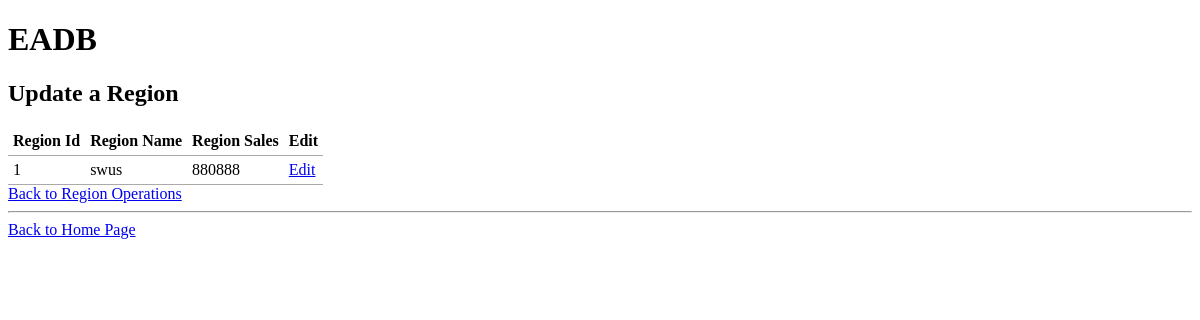
Screenshot of /updateRegion.php with the database file from the repository.
### tables this page shows
CREATE TABLE IF NOT EXISTS `region`(
`region_id`INT NOT NULL,
`region_name` VARCHAR(10)NOT NULL,
`region_sales` INT NOT NULL,
PRIMARY KEY (`region_id`));

### common.php (called while the page is built)
<?php
function escape($html) {
  return htmlspecialchars($html, ENT_QUOTES | ENT_SUBSTITUTE, "UTF-8");
}
 ?>

### updateRegion.php (the view)
<?php
  try{
    require "config.php";
    require "common.php";
    $connection = new PDO($dsn, $username, $password, $options);
    $sql = "SELECT * FROM region";
    $statement = $connection->prepare($sql);
    $statement->execute();
    $result = $statement->fetchAll();
  }catch(PDOException $error){
    echo $sql . "<br>" . $error->getMessage();
  }
 ?>
 <?php include "templates/header.php"; ?>
 <h2>Update a Region</h2>
 <table>
  <thead>
    <tr>
      <th>Region Id</th>
      <th>Region Name</th>
      <th>Region Sales</th>
      <th>Edit</th>
    </tr>
  </thead>
  <tbody>
  <?php
       foreach($result as $row) : ?>
         <tr>
           <td><?php echo escape($row["region_id"]); ?></td>
           <td><?php echo escape($row["region_name"]); ?></td>
           <td><?php echo escape($row["region_sales"]); ?></td>
           <td><a href="update-singleRegion.php?region_id=<?php echo escape($row["region_id"]); ?>">Edit</a></td>
         </tr>
       <?php endforeach; ?>
  </tbody>
</table>
<a href="regionOperations.php">Back to Region Operations</a>
<hr>
<a href="index.php">Back to Home Page</a>
<?php require "templates/footer.php"; ?>

### css/style.css (style rules this page uses)
table { border-collapse: collapse;; border-spacing: 0; }
td, th { padding: 5px; border-bottom: 1px solid #aaa; }

### rows the page displays
region: region_id "1", region_name "swus", region_sales "880888"
